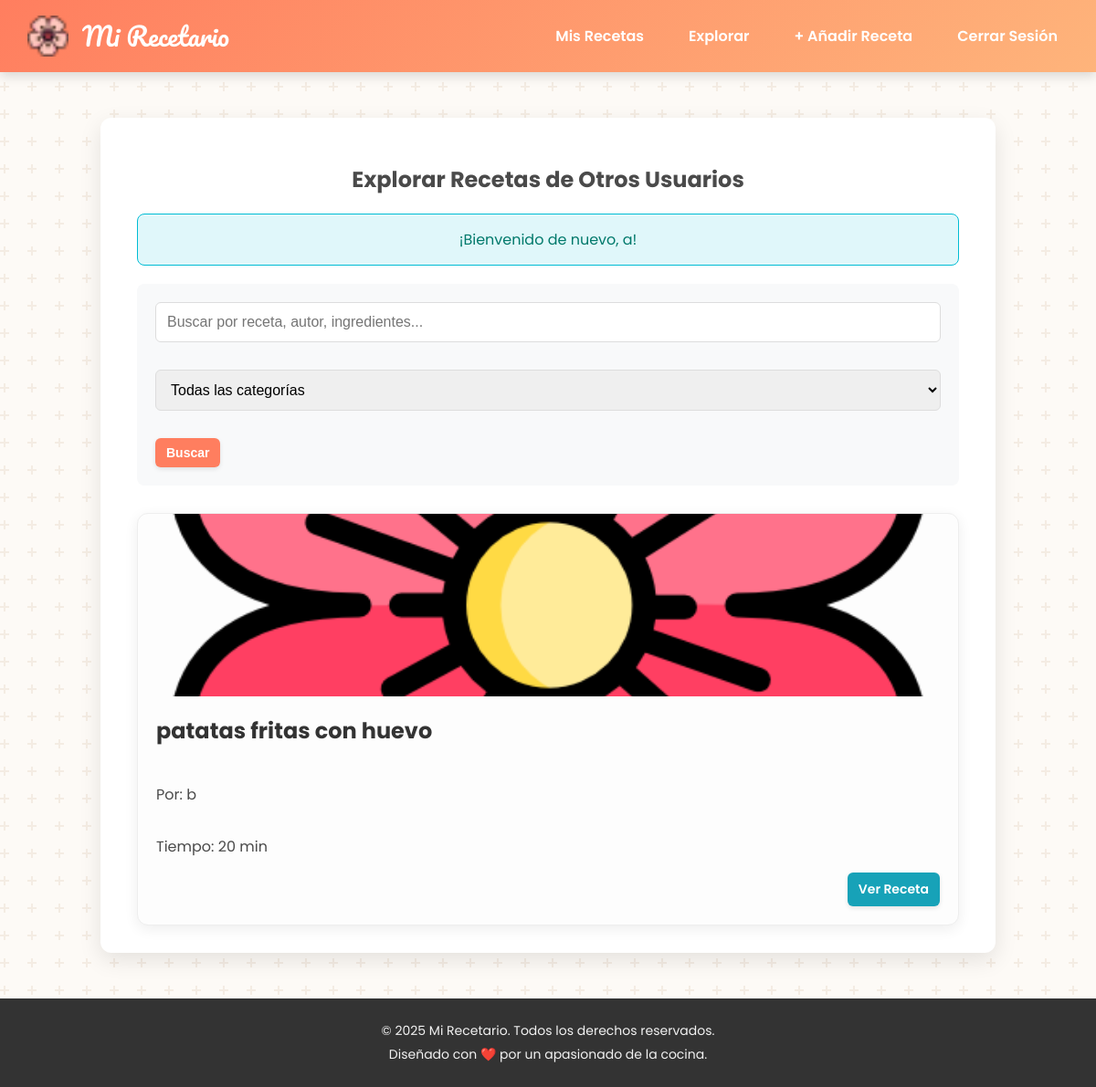
Screenshot of /explore_recipes.php (signed in) with the database file from the repository.
### tables this page shows
CREATE TABLE IF NOT EXISTS `recetas` (
  `id_receta` int NOT NULL AUTO_INCREMENT,
  `id_usuario` int NOT NULL,
  `nombre_receta` varchar(100) NOT NULL,
  `ingredientes` text NOT NULL,
  `preparacion` text NOT NULL,
  `tiempo_preparacion_minutos` int DEFAULT NULL,
  `fecha_creacion` datetime DEFAULT CURRENT_TIMESTAMP,
  `imagen_url` varchar(100) NOT NULL,
  PRIMARY KEY (`id_receta`),
  KEY `id_usuario` (`id_usuario`)
);

CREATE TABLE IF NOT EXISTS `usuarios` (
  `id_usuario` int NOT NULL AUTO_INCREMENT,
  `nombre_usuario` varchar(50) NOT NULL,
  `email` varchar(100) NOT NULL,
  `contrasena` varchar(255) NOT NULL,
  `fecha_registro` datetime DEFAULT CURRENT_TIMESTAMP,
  PRIMARY KEY (`id_usuario`),
  UNIQUE KEY `nombre_usuario` (`nombre_usuario`),
  UNIQUE KEY `email` (`email`)
);

### public/explore_recipes.php (the view, shortened to what this page needs)
<?php
require_once '../includes/header.php';
require_once '../includes/db_connect.php';
$user_id = $_SESSION['user_id'];
$recetas = [];
$search_query = trim($_GET['search'] ?? '');
$sql = "
    SELECT DISTINCT
        r.id_receta,
        r.nombre_receta,
        r.tiempo_preparacion_minutos,
        r.imagen_url,
        u.nombre_usuario AS autor
    FROM recetas r
    JOIN usuarios u ON r.id_usuario = u.id_usuario";
$sql .= " WHERE r.id_usuario != ?";
$params = [$user_id];
$sql .= " ORDER BY r.fecha_creacion DESC";
try {
    $stmt = $pdo->prepare($sql);
    $stmt->execute($params);
    $recetas = $stmt->fetchAll();
} catch (\PDOException $e) {
    error_log("Error al cargar recetas para explorar: " . $e->getMessage());
    $_SESSION['message'] = '<p class="message error">Error al cargar las recetas. Inténtalo de nuevo.</p>';
}
?>
<div class="explore-container">
    <h2>Explorar Recetas de Otros Usuarios</h2>
    <?php
    if (isset($_SESSION['message'])) {
        echo $_SESSION['message'];
    }
    ?>
    <div class="search-filter-section">
        <form action="explore_recipes.php" method="GET">
            <input type="text" name="search" placeholder="Buscar por receta, autor, ingredientes..." value="<?= htmlspecialchars($search_query) ?>">
            <select name="category">
                <option value="">Todas las categorías</option>
            </select>
            <button type="submit" class="btn">Buscar</button>
        </form>
    </div>
    <?php if (empty($recetas)): ?>
        <div class="message">
            <p>No se encontraron recetas que coincidan con tus filtros.</p>
        </div>
    <?php else: ?>
        <div class="recipes-grid">
            <?php foreach ($recetas as $receta): ?>
                <div class="recipe-card">
                    <img src="<?= htmlspecialchars($receta['imagen_url'] ?? 'img/flor-de-cerezo.png') ?>" alt="Imagen de <?= htmlspecialchars($receta['nombre_receta']) ?>" class="recipe-card-image" onerror="this.onerror=null;this.src='img/flor-de-cerezo.png';">
                    <div class="recipe-card-content">
                        <h3><?= htmlspecialchars($receta['nombre_receta']) ?></h3>
                        <p class="author-info">Por: <?= htmlspecialchars($receta['autor']) ?></p>
                        <p>Tiempo: <?= htmlspecialchars($receta['tiempo_preparacion_minutos'] ?? 'N/A') ?> min</p>
                        <div class="recipe-actions">
                            <a href="view_recipe.php?id=<?= $receta['id_receta'] ?>&explore=1" class="btn btn-info">Ver Receta</a>
                        </div>
                    </div>
                </div>
            <?php endforeach; ?>
        </div>
    <?php endif; ?>
</div>
<?php
require_once '../includes/footer.php';
?>

### public/css/style.css (style rules this page uses)
html { box-sizing: border-box; }
*, *:before, *:after { box-sizing: inherit; }
body { font-family: 'Poppins', sans-serif; background-color: #fdfaf6; color: #4a4a4a; margin: 0; display: flex; flex-direction: column; min-height: 100vh; overflow-x: hidden; }
.container, .dashboard-container, .form-container, .recipe-detail-container, .explore-container { background-color: #ffffff; padding: 30px 40px; border-radius: 12px; box-shadow: 0 8px 25px rgba(0, 0, 0, 0.1); width: 100%; max-width: 980px; margin: 30px auto; text-align: center; }
form { text-align: left; }
input[type="text"], input[type="email"], input[type="password"], input[type="number"], textarea, select { width: 100%; padding: 12px; margin-bottom: 15px; border: 1px solid #ddd; border-radius: 6px; font-size: 16px; box-sizing: border-box; }
.btn, button { background: #ff7e5f; color: white; padding: 8px 12px; border: none; border-radius: 6px; cursor: pointer; font-size: 14px; font-weight: 600; text-decoration: none; display: inline-block; transition: background-color 0.3s, transform 0.2s, box-shadow 0.3s; box-shadow: 0 2px 5px rgba(0, 0, 0, 0.1); }
.btn-info { background-color: #17a2b8; }
.message { background-color: #e0f7fa; color: #00796b; border: 1px solid #00bcd4; padding: 15px; border-radius: 8px; margin-bottom: 20px; text-align: center; }
.recipes-grid { display: grid; grid-template-columns: repeat(auto-fit, minmax(280px, 1fr)); gap: 25px; margin-top: 30px; }
.recipe-card { background-color: #fdfdfd; border: 1px solid #eee; border-radius: 12px; text-align: left; box-shadow: 0 4px 15px rgba(0, 0, 0, 0.07); display: flex; flex-direction: column; transition: transform 0.3s, box-shadow 0.3s; }
.recipe-card-image { width: 100%; height: 200px; object-fit: cover; }
.recipe-card-content { padding: 20px; display: flex; flex-direction: column; flex-grow: 1; }
.recipe-card h3 { margin-top: 0; color: #333; font-size: 1.5em; }
.recipe-actions { display: flex; justify-content: flex-end; gap: 5px; margin-top: auto; flex-wrap: wrap; align-items: center; }
.search-filter-section { margin-bottom: 30px; padding: 20px; background-color: #f8f9fa; border-radius: 8px; }
.search-filter-section form { display: flex; flex-wrap: wrap; gap: 15px; align-items: center; }

### rows the page displays
recetas: imagen_url (picture), nombre_receta "patatas fritas con huevo", id_usuario.nombre_usuario "b", tiempo_preparacion_minutos "20"

### other values shown
$_SESSION['message'] "¡Bienvenido de nuevo, a!"
